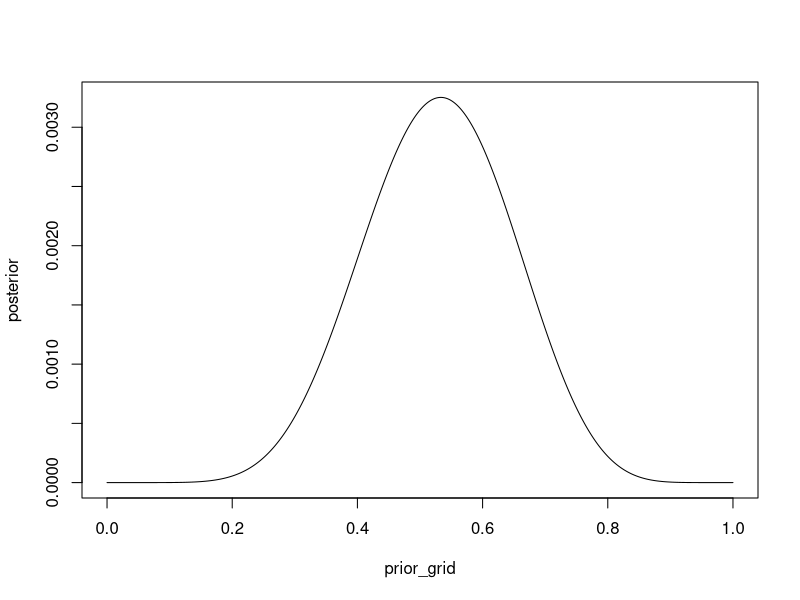

The R script that drew this image: (Note: this script raises an error after producing the figure.)
## ---- chunk 1
knitr::opts_chunk$set(echo = TRUE)
## ---- chunk 2
# Size of grid for grid approximation
gridsize <- 1000

# Prior grid
prior_grid <- seq(0, 1, length.out = gridsize)

# Prior probability (all 1)
prior_prob <- rep(1, gridsize)

# Data probability
#  given 4/15, using binomial distribution
data_prob <- dbinom(8, 15, prob = prior_grid)

# Calculate the posterior numerator by multiplying prior and data probability
posterior_num <- prior_prob * data_prob
# Standardize by sum of posterior numerator
posterior <- posterior_num / sum(posterior_num)

# Save for later
posterior_1 <- posterior

plot(prior_grid, posterior, type = 'l')

# Sample from posterior
samples <- sample(prior_grid, size = gridsize, prob = posterior, replace = TRUE)
mean(samples)
PI(samples, .99)
## ---- chunk 3
# Size of grid for grid approximation
gridsize <- 1000

# Prior grid
prior_grid <- seq(0, 1, length.out = gridsize)

# Prior probability (all 1 above 0.5, all 0 below)
prior_prob <- c(rep(0, gridsize / 2), rep(1, gridsize / 2))

# Data probability
#  given 4/15, using binomial distribution
data_prob <- dbinom(4, 15, prob = prior_grid)

# Calculate the posterior numerator by multiplying prior and data probability
posterior_num <- prior_prob * data_prob
# Standardize by sum of posterior numerator
posterior <- posterior_num / sum(posterior_num)

# Save for later
posterior_2 <- posterior

plot(prior_grid, posterior, type = 'l')

# Sample from posterior
samples <- sample(prior_grid, size = gridsize, prob = posterior, replace = TRUE)
mean(samples)
PI(samples, .99)
## ---- chunk 4
# Calculate Percentile Interval at 89%
percent_interval <- PI(posterior, prob = 0.89)
percent_interval

# Calculate Highest Posterior Density at 89%
highest_post_dens <- HPDI(posterior, prob = 0.89)
highest_post_dens
